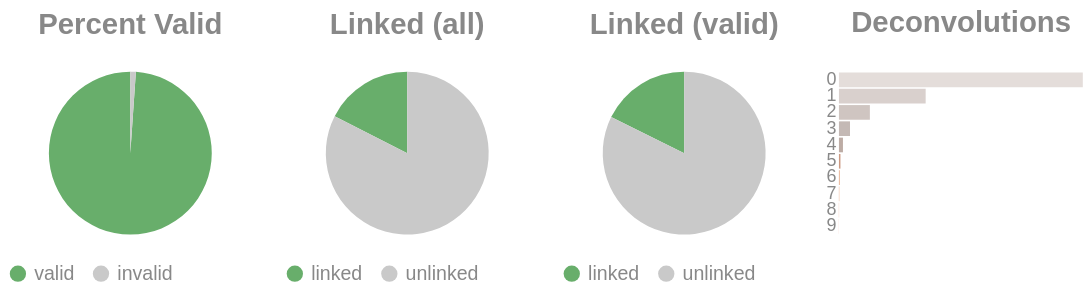

Source (notebook cell):
### Code cell
if SKIPLR:
    pass
else:
    clash = Counter()
    for i in valids['molecule'].to_list():
        _mol = i.split("-")
        if len(_mol) == 1:
            clash.update('0')
        else:
            clash.update(_mol[-1])

    _d = {"deconvolutions": [], 'count': []}
    for k,v in clash.items():
        _d['deconvolutions'].append(k)
        _d['count'].append(v)

    tot_valid = valids['reads'].sum()
    mask = valids['reads'] >= 2
    n_linked_reads = valids.filter(mask)['reads'].sum()
    if n_linked_reads == 0:
        print_html("No linked molecules (>=2 reads) were detected; skipping linked-only distributions.")
        SKIPLR = True
    else:
        perc_valid = round(tot_valid / n_reads, 4)
        linked_perc_abs = round(n_linked_reads / n_reads, 4)
        linked_perc = round(n_linked_reads / tot_valid, 4)

    _valid = pl.DataFrame({"valids": ['valid', 'invalid'], "count": [tot_valid, n_reads - tot_valid]})
    _linked_abs = pl.DataFrame({"linked (absolute)": ['linked', 'unlinked'], "count": [n_linked_reads, n_reads - n_linked_reads]})
    _linked_rel = pl.DataFrame({"linked (valids)": ['linked', 'unlinked'], "count": [n_linked_reads, tot_valid - n_linked_reads]})

    (
        alt.hconcat(
            piechart(_valid, goodval = 'valid', title = "Percent Valid"),
            piechart(_linked_abs, goodval = "linked", title =  "Linked (all)"),
            piechart(_linked_rel, goodval = "linked", title =  "Linked (valid)"),
            convolutionbar(pl.DataFrame(_d), title = "Deconvolutions"),
            center = True,
            bounds = 'flush'
        )
        .resolve_scale(color='independent')
        .resolve_legend('independent')
        .properties(usermeta={'embedOptions': {"actions": False}})
    ).display()

### Figure 1 — Vega-Lite specification as saved in the notebook (floating-point values rounded to 4 significant figures)
{"width": "container", "height": 400, "config": {"title": {"anchor": "start", "dy": -15, "fontSize": 18, "color": "#888888", "subtitleColor": "#888888", "subtitleFontSize": 14}, "arc": {"fill": "#0072B2"}, "axis": {"domainColor": "#888888", "domainWidth": 0.5, "gridWidth": 0.2, "grid": false, "titleFontWeight": 400, "titleFontSize": 15, "labelFontSize": 11, "labelColor": "#888888", "tickColor": "#888888", "tickWidth": 0.2, "titleColor": "#888888"}, "axisBand": {"grid": false}, "axisX": {"grid": true, "tickSize": 10, "domainCap": "round"}, "axisY": {"domain": false, "grid": true, "tickSize": 0, "domainCap": "round"}, "background": "transparent", "header": {"labelFontSize": 15, "labelColor": "#888888", "titleFontSize": 15, "titleFontWeight": 600, "titleColor": "#888888"}, "legend": {"labelFont": "sans-serif", "labelFontSize": 12, "labelColor": "#888888", "symbolSize": 100, "symbolType": "circle", "titleFontSize": 12, "titlePadding": 10, "titleColor": "#888888", "title": null}, "range": {"category": ["#E69F00", "#56B4E9", "#009E73", "#F0E442", "#0072B2", "#D55E00", "#CC79A7", "#000000"], "diverging": ["#cfe8f3", "#a2d4ec", "#73bfe2", "#46abdb", "#1696d2", "#12719e"]}, "area": {"fill": "#0072B2", "fillOpacity": 0.7, "line": true, "strokeOpacity": 0.7}, "line": {"color": "#0072B2", "stroke": "#0072B2", "strokeWidth": 2}, "trail": {"color": "#0072B2", "stroke": "#0072B2", "strokeWidth": 0, "size": 1}, "point": {"filled": true, "fillOpacity": 1.0, "size": 95}, "text": {"color": "#888888", "fontSize": 11, "align": "right", "fontWeight": 400, "size": 11}, "bar": {"fill": "#0072B2", "stroke": null}, "view": {"stroke": null, "continuousWidth": 660, "continuousHeight": 400}}, "hconcat": [{"data": {"name": "data-43e64ccc29c05276668d0af465a3af6e"}, "mark": {"type": "arc"}, "encoding": {"color": {"field": "valids", "legend": {"orient": "bottom", "title": null}, "scale": {"domain": ["valid", "invalid"], "range": ["#68ae6b", "#C9C9C9"]}, "title": "Valids", "type": "nominal"}, "theta": {"field": "count", "type": "quantitative"}, "tooltip": [{"field": "valids", "title": "Valids", "type": "ordinal"}, {"field": "percent", "format": ".2%", "title": "Percent", "type": "quantitative"}, {"field": "count", "title": "Count", "type": "quantitative"}]}, "height": 100, "title": {"text": "Percent Valid", "align": "center", "anchor": "middle"}, "transform": [{"calculate": "datum.count / 2430705", "as": "percent"}], "width": 150}, {"data": {"name": "data-704f7cdb836070b0426fc548f7737cad"}, "mark": {"type": "arc"}, "encoding": {"color": {"field": "linked (absolute)", "legend": {"orient": "bottom", "title": null}, "scale": {"domain": ["linked", "unlinked"], "range": ["#68ae6b", "#C9C9C9"]}, "title": "Linked (Absolute)", "type": "nominal"}, "theta": {"field": "count", "type": "quantitative"}, "tooltip": [{"field": "linked (absolute)", "title": "Linked (Absolute)", "type": "ordinal"}, {"field": "percent", "format": ".2%", "title": "Percent", "type": "quantitative"}, {"field": "count", "title": "Count", "type": "quantitative"}]}, "height": 100, "title": {"text": "Linked (all)", "align": "center", "anchor": "middle"}, "transform": [{"calculate": "datum.count / 2430705", "as": "percent"}], "width": 150}, {"data": {"name": "data-344062011cc9f83f89e90af1ada6dc33"}, "mark": {"type": "arc"}, "encoding": {"color": {"field": "linked (valids)", "legend": {"orient": "bottom", "title": null}, "scale": {"domain": ["linked", "unlinked"], "range": ["#68ae6b", "#C9C9C9"]}, "title": "Linked (Valids)", "type": "nominal"}, "theta": {"field": "count", "type": "quantitative"}, "tooltip": [{"field": "linked (valids)", "title": "Linked (Valids)", "type": "ordinal"}, {"field": "percent", "format": ".2%", "title": "Percent", "type": "quantitative"}, {"field": "count", "title": "Count", "type": "quantitative"}]}, "height": 100, "title": {"text": "Linked (valid)", "align": "center", "anchor": "middle"}, "transform": [{"calculate": "datum.count / 2404213", "as": "percent"}], "width": 150}, {"data": {"name": "data-4705bdecebaa8e8b5851ac67cc33e38b"}, "mark": {"type": "bar"}, "encoding": {"color": {"field": "deconvolutions", "legend": null, "scale": {"scheme": "lightgreyred"}, "type": "nominal"}, "tooltip": [{"field": "deconvolutions", "title": "Deconvolutions", "type": "ordinal"}, {"field": "percent", "format": ".2%", "title": "Percent", "type": "quantitative"}, {"field": "count", "title": "Count", "type": "quantitative"}], "x": {"axis": null, "field": "count", "type": "quantitative"}, "y": {"field": "deconvolutions", "sort": "ascending", "title": null, "type": "nominal"}}, "height": 100, "title": {"text": "Deconvolutions", "align": "center", "anchor": "middle"}, "transform": [{"calculate": "datum.count / 2171765", "as": "percent"}], "width": 150}], "bounds": "flush", "center": true, "resolve": {"legend": {"angle": "independent"}, "scale": {"color": "independent"}}, "usermeta": {"embedOptions": {"actions": false}}, "$schema": "https://vega.github.io/schema/vega-lite/v6.4.1.json", "datasets": {"data-43e64ccc29c05276668d0af465a3af6e": [{"valids": "valid", "count": 2404213}, {"valids": "invalid", "count": 26492}], "data-704f7cdb836070b0426fc548f7737cad": [{"linked (absolute)": "linked", "count": 425552}, {"linked (absolute)": "unlinked", "count": 2005153}], "data-344062011cc9f83f89e90af1ada6dc33": [{"linked (valids)": "linked", "count": 425552}, {"linked (valids)": "unlinked", "count": 1978661}], "data-4705bdecebaa8e8b5851ac67cc33e38b": [{"deconvolutions": "0", "count": 1397244}, {"deconvolutions": "1", "count": 496878}, {"deconvolutions": "2", "count": 177233}, {"deconvolutions": "3", "count": 63315}, {"deconvolutions": "4", "count": 22979}, {"deconvolutions": "5", "count": 8618}, {"deconvolutions": "6", "count": 3341}, {"deconvolutions": "7", "count": 1334}, {"deconvolutions": "8", "count": 569}, {"deconvolutions": "9", "count": 254}]}}
